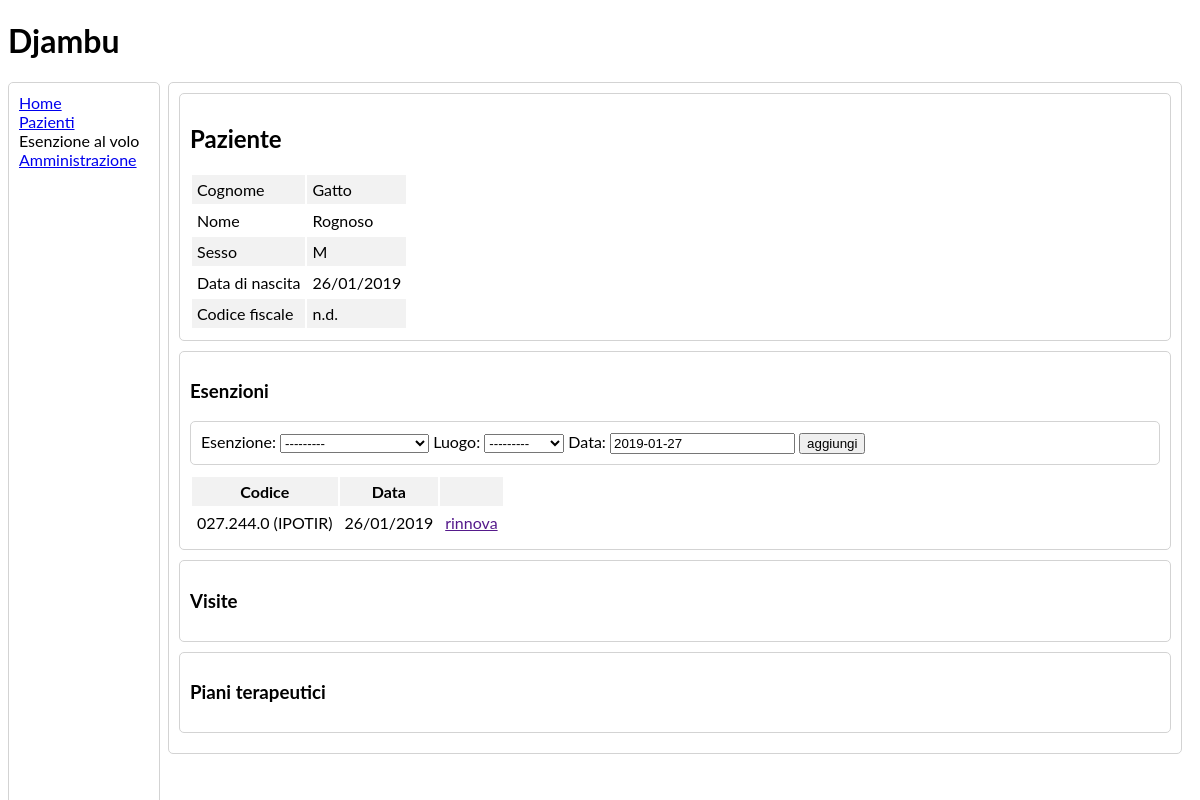
The app's page /patients/6/ with its own data.
### patients/models.py (models this page shows, shortened)
class Patient(models.Model): # TODO: make fields mandatory
    last_name = models.CharField(max_length=50, verbose_name='cognome')
    first_name = models.CharField(max_length=50, verbose_name='nome')
    sex = models.CharField(max_length=1, choices=SEX_CHOICES, verbose_name='sesso')
    birth_date = models.DateField(verbose_name='data di nascita')
    birth_place = models.CharField(max_length=100, blank=True, null=True,
                                   verbose_name='luogo di nascita')
    fiscal_code = models.CharField(max_length=16, blank=True, null=True,
                                   verbose_name='codice fiscale')
    address = models.CharField(max_length=200, blank=True, null=True,
                               verbose_name='indirizzo')
    class Meta:
        verbose_name = 'paziente'
        verbose_name_plural = 'pazienti'

class Exemption(models.Model):
    patient = models.ForeignKey(Patient, on_delete=models.SET_NULL, null=True,
                                blank=True, verbose_name='paziente')
    exemption = models.ForeignKey(ExemptionCodes, on_delete=models.SET_NULL,
                                  null=True, verbose_name='esenzione')
    name = models.CharField(max_length=150, null=True, default=' ',
                            blank=True, verbose_name='nome paziente')
    birth_place = models.CharField(max_length=50, null=True, blank=True,
                                   verbose_name='luogo di nascita',
                                   default=None)
    birth_date = models.DateField(verbose_name='data di nascita', null=True,
                                  blank=True, default=None)
    signature_place = models.ForeignKey(Place, verbose_name='luogo',
                                        on_delete=models.CASCADE)
    signature_date = models.DateField(verbose_name='data',
                                      default=utils.timezone.now)
    class Meta:
        verbose_name = 'esenzione'
        verbose_name_plural = 'esenzioni'

class ExemptionCodes(models.Model):
    code = models.CharField(max_length=10, verbose_name='codice')
    name = models.CharField(max_length=200, verbose_name='nome')
    short_name = models.CharField(max_length=10, verbose_name='abbreviazione')
    def __str__(self):
        return self.code + ' (' + self.short_name + ')'
    class Meta:
        verbose_name = 'codice esenzione'
        verbose_name_plural = 'codici esenzione'

### patients/views.py (the view)
# urls.py: path('<int:pk>/', PatientDetailView.as_view(),
class PatientDetailView(DetailView):
    model = Patient
    template_name = 'patients/patient_detail.html'
    def get_context_data(self, **kwargs):
        context = super().get_context_data(**kwargs)
        context['exemptions'] = Exemption.objects.filter(
                patient_id=self.object.pk)
        context['exemption_form'] = RapidExemptionForm()
        return context

### patients/forms.py
class RapidExemptionForm(forms.ModelForm):
    class Meta:
        model = Exemption
        fields = ['patient', 'exemption', 'signature_place', 'signature_date']

### patients/models.py (called while the page is built)
    def __str__(self):
        return self.municipality

### patients/templates/patients/patient_detail.html (shortened to what this page needs)
{% extends './base_djambu.html' %}
{% block content %}
  <div class="round-border-panel">
    <div class="round-border-panel">
      <h2>Paziente</h2>
        <table class="table-no-background">
          <tr>
            <td>Cognome</td>
            <td>{{ object.last_name|capfirst }}</td>
          </tr>
          <tr>
            <td>Nome</td>
            <td>{{ object.first_name|capfirst }}</td>
          </tr>
          <tr>
            <td>Sesso</td>
            <td>{{ object.sex|capfirst }}</td>
          </tr>
          <tr>
            <td>Data di nascita</td>
            <td>{{ object.birth_date|date:'d/m/Y' }}</td>
          </tr>
          <tr>
            <td>Codice fiscale</td>
            <td>{{ object.fiscal_code|default:'n.d.' }}</td>
          </tr>
        </table>
     </div>
    {% include 'patients/panel_exemptions.html' %}
    {% include 'patients/panel_visits.html' %}
    {% include 'patients/panel_plans.html' %}
  </div>
{% endblock %}

### patients/templates/patients/panel_exemptions.html
<div class="round-border-panel">
  <h3>Esenzioni</h3>
  {% include 'patients/rapid_exemption_form.html' %}
  <table>
    <tr>
      <th>Codice</th>
      <th>Data</th>
      <th></th>
    </tr>
    {% for e in exemptions %}
      <tr>
        <td>{{ e.exemption }}</td>
        <td>{{ e.signature_date|date:'d/m/Y' }}</td>
        <td><a href="">rinnova</a><br></td>
      </tr>
    {% endfor %}
  </table>
</div>

### patients/static/patients/css/style.css (style rules this page uses)
body { font-family: Lato, sans-serif; }
th, td { padding: 5px; }
tr:nth-child(odd) { background-color: #f2f2f2; }
.round-border-panel { border: 1px solid lightgrey; border-radius: 5px; padding: 10px; margin-bottom: 10px; }

### records on screen
Patient: last_name "Gatto", first_name "Rognoso", sex "M", birth_date "26/01/2019", fiscal_code "n.d."
Exemption: exemption "027.244.0 (IPOTIR)", signature_date "26/01/2019"

### other values on screen
{{ exemption_form.exemption.label_tag }} "Esenzione:"
{{ exemption_form.signature_place.label_tag }} "Luogo:"
{{ exemption_form.signature_date.label_tag }} "Data:"
